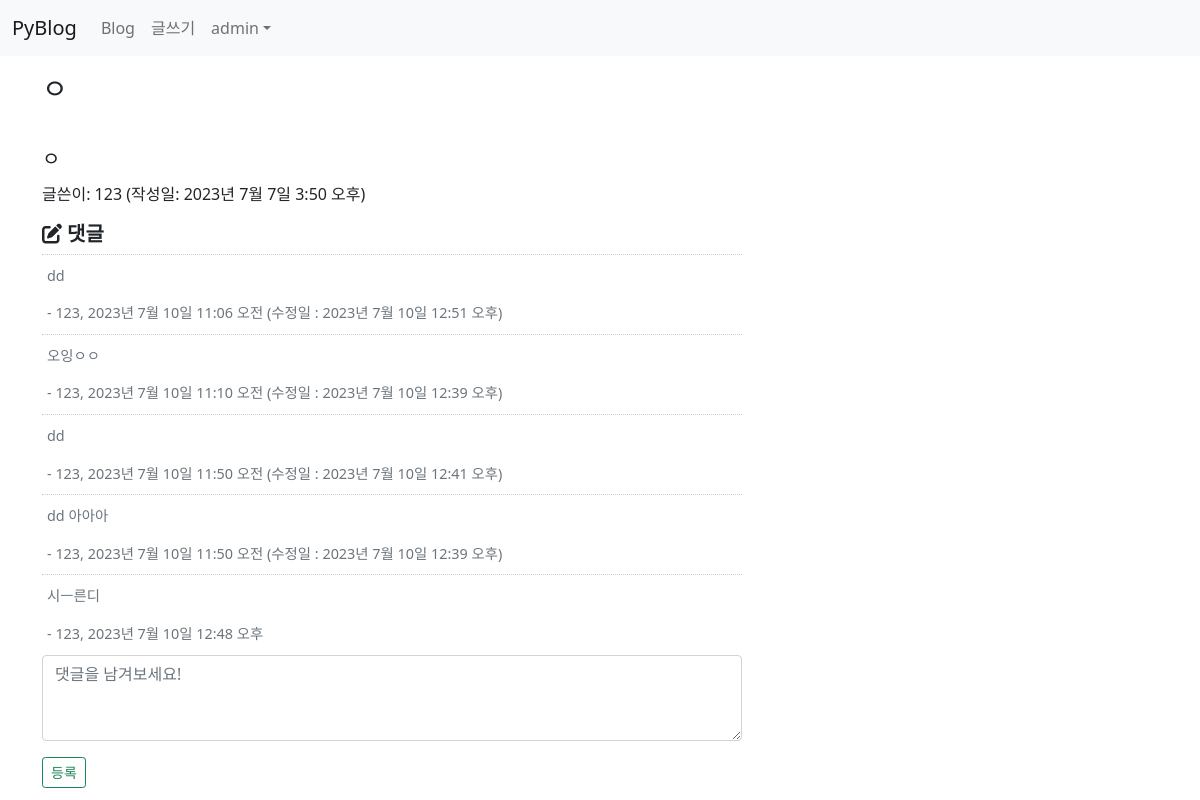
The page /blog/21/ (signed in) on the database its author committed.
### blog/models.py (models this page shows, shortened)
class Post(models.Model):
    author = models.ForeignKey(User, on_delete=models.CASCADE)
    title = models.CharField(max_length=100)  #제목
    content = models.TextField()              #내용
    pub_date = models.DateTimeField()         #발행일
    modify_date = models.DateTimeField(null=True, blank=True) #입력 폼이 비어도 됨
    photo = models.ImageField(upload_to='blog/images/%Y/%m/%d/',
                    null=True, blank=True)  #null 허용, 파일을 첨부하지 않을수 있음
    file = models.FileField(upload_to='blog/files/%Y/%m/%d/',
                    null=True, blank=True)
    category = models.ForeignKey(Category, null=True, blank=True,
                    on_delete=models.SET_NULL)

class Comment(models.Model):
    author = models.ForeignKey(User, on_delete=models.CASCADE)
    content = models.TextField()
    pub_date = models.DateTimeField()
    modify_date = models.DateTimeField(null=True, blank=True)
    post = models.ForeignKey(Post, null=True, blank=True,
                     on_delete=models.CASCADE)

### blog/views.py (the view)
# urls.py: path('<int:post_id>/', views.detail, name='detail'), #상세 페이지
def detail(request, post_id):
    post = Post.objects.get(id=post_id)
    categories = Category.objects.all()  # 카테고리 전체 검색
    context = {'post': post, 'categories': categories}
    return render(request, 'blog/detail.html', context)

### templates/blog/detail.html (shortened to what this page needs)
{% extends 'base.html' %}
{% block content %}
<div class="container my-3">
    <section id="detail">
        <h3>{{ post.title }}</h3>
        <h5 style="white-space: pre-line; line-height: 1.5">
            {{ post.content }}
        </h5>
        <p>글쓴이: {{ post.author }} (작성일: {{ post.pub_date }})</p>
        <div class="mt-3">
            <h5><i class="fa-solid fa-pen-to-square"> 댓글</i></h5>
            {% for comment in post.comment_set.all %}
            <div class="comment text-muted">
                <span>{{ comment.content|linebreaks }}</span>
                <span> - {{ comment.author }}, {{ comment.pub_date }}
                    {% if comment.modify_date %}
                    (수정일 : {{ comment.modify_date }})</span>
                    {% endif %}
            </div>
            {% endfor %}
        </div>
        <div>
            <form action="{% url 'blog:comment_create' post.id %}" method="post">
                <div class="form-group">
                    <textarea name="content" rows="3"
                              placeholder="댓글을 남겨보세요!"
                              class="form-control"></textarea>
                    <button type="submit"
                            class="mt-3 btn btn-sm btn-outline-success">등록</button>
                </div>
            </form>
        </div>
    </section>
</div>
{% endblock %}

### templates/navbar.html (shortened to what this page needs)
{% load socialaccount %}
<nav class="navbar navbar-expand-lg navbar-light bg-light">
  <div class="container-fluid">
    <a class="navbar-brand" href="/">PyBlog</a>
    <div class="collapse navbar-collapse" id="navbarNavDropdown">
      <ul class="navbar-nav">
        <li class="nav-item">
          <a class="nav-link" href="{% url 'blog:post_list' %}">Blog</a>
        </li>
        <li class="nav-item">
          <a class="nav-link" href="{% url 'blog:post_create' %}">글쓰기</a>
        </li>
      </ul>
      <ul class="navbar-nav ml-auto">
        {% if user.is_authenticated %}
          <li class="nav-item dropdown">
            <a class="nav-link dropdown-toggle" href="#" id="navbarDropdownMenuLink"
              data-bs-toggle="dropdown">{{ user.username }}</a>
          </li>
        {% else %}
          <li class="nav-item">
            <a class="nav-link" href="#" data-bs-target="#loginModal"
              data-bs-toggle="modal">로그인</a>
          </li>
        {% endif %}
      </ul>
    </div>
  </div>
</nav>

### static/blog/css/style.css (style rules this page uses)
a { text-decoration: none; }
.comment { border-top: 1px dotted #ccc; padding: 10px 5px; font-size: 0.9em; }
#detail { width: 700px; float: left; }

### rows shown on the page
Post: title "ㅇ", content "ㅇ", author "123", pub_date "2023년 7월 7일 3:50 오후"
Comment: content "dd", author "123", pub_date "2023년 7월 10일 11:06 오전", modify_date "2023년 7월 10일 12:51 오후"
Comment: content "오잉ㅇㅇ", author "123", pub_date "2023년 7월 10일 11:10 오전", modify_date "2023년 7월 10일 12:39 오후"
Comment: content "dd", author "123", pub_date "2023년 7월 10일 11:50 오전", modify_date "2023년 7월 10일 12:41 오후"
Comment: content "dd 아아아", author "123", pub_date "2023년 7월 10일 11:50 오전", modify_date "2023년 7월 10일 12:39 오후"
Comment: content "시ㅡ른디", author "123", pub_date "2023년 7월 10일 12:48 오후"

### other values the page prints
{{ user.username }} "admin"
